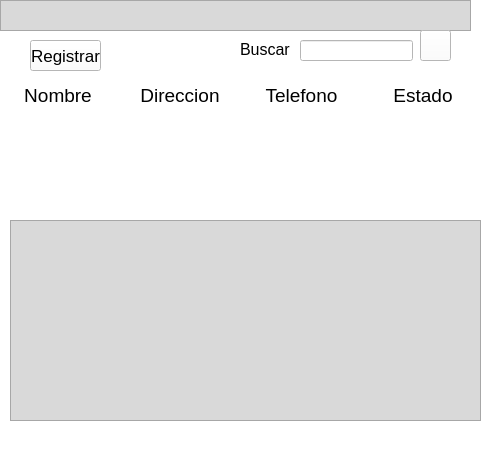
<?xml version="1.0" encoding="UTF-8"?>
<ui version="4.0">
 <class>Form</class>
 <widget class="QWidget" name="Form">
  <property name="geometry">
   <rect>
    <x>0</x>
    <y>0</y>
    <width>481</width>
    <height>464</height>
   </rect>
  </property>
  <property name="windowTitle">
   <string>Form</string>
  </property>
  <property name="styleSheet">
   <string notr="true">background-color: rgb(255, 255, 255);</string>
  </property>
  <widget class="QFrame" name="frame">
   <property name="geometry">
    <rect>
     <x>0</x>
     <y>0</y>
     <width>471</width>
     <height>31</height>
    </rect>
   </property>
   <property name="styleSheet">
    <string notr="true">background-color: rgb(217, 217, 217);</string>
   </property>
   <property name="frameShape">
    <enum>QFrame::StyledPanel</enum>
   </property>
   <property name="frameShadow">
    <enum>QFrame::Raised</enum>
   </property>
  </widget>
  <widget class="QLineEdit" name="line_buscar">
   <property name="geometry">
    <rect>
     <x>300</x>
     <y>40</y>
     <width>113</width>
     <height>21</height>
    </rect>
   </property>
  </widget>
  <widget class="QPushButton" name="b_buscar">
   <property name="geometry">
    <rect>
     <x>420</x>
     <y>30</y>
     <width>31</width>
     <height>31</height>
    </rect>
   </property>
   <property name="text">
    <string/>
   </property>
   <property name="icon">
    <iconset>
     <normaloff>../../images/search_7079548.png</normaloff>../../images/search_7079548.png</iconset>
   </property>
   <property name="iconSize">
    <size>
     <width>18</width>
     <height>18</height>
    </size>
   </property>
  </widget>
  <widget class="QPushButton" name="b_registrar">
   <property name="geometry">
    <rect>
     <x>30</x>
     <y>40</y>
     <width>71</width>
     <height>31</height>
    </rect>
   </property>
   <property name="font">
    <font>
     <pointsize>13</pointsize>
    </font>
   </property>
   <property name="text">
    <string>Registrar</string>
   </property>
  </widget>
  <widget class="QLabel" name="label_buscar">
   <property name="geometry">
    <rect>
     <x>240</x>
     <y>40</y>
     <width>51</width>
     <height>16</height>
    </rect>
   </property>
   <property name="text">
    <string>&lt;html&gt;&lt;head/&gt;&lt;body&gt;&lt;p align=&quot;center&quot;&gt;&lt;span style=&quot; font-size:12pt;&quot;&gt;Buscar:&lt;/span&gt;&lt;/p&gt;&lt;/body&gt;&lt;/html&gt;</string>
   </property>
  </widget>
  <widget class="QFrame" name="frame_2">
   <property name="geometry">
    <rect>
     <x>10</x>
     <y>220</y>
     <width>471</width>
     <height>201</height>
    </rect>
   </property>
   <property name="styleSheet">
    <string notr="true">background-color: rgb(217, 217, 217);</string>
   </property>
   <property name="frameShape">
    <enum>QFrame::StyledPanel</enum>
   </property>
   <property name="frameShadow">
    <enum>QFrame::Raised</enum>
   </property>
  </widget>
  <widget class="QWidget" name="horizontalLayoutWidget">
   <property name="geometry">
    <rect>
     <x>0</x>
     <y>80</y>
     <width>481</width>
     <height>31</height>
    </rect>
   </property>
   <layout class="QHBoxLayout" name="horizontalLayout">
    <item>
     <widget class="QLabel" name="label">
      <property name="text">
       <string>&lt;html&gt;&lt;head/&gt;&lt;body&gt;&lt;p align=&quot;center&quot;&gt;&lt;span style=&quot; font-size:14pt;&quot;&gt;Nombre&lt;/span&gt;&lt;/p&gt;&lt;/body&gt;&lt;/html&gt;</string>
      </property>
     </widget>
    </item>
    <item>
     <widget class="QLabel" name="label_3">
      <property name="text">
       <string>&lt;html&gt;&lt;head/&gt;&lt;body&gt;&lt;p align=&quot;center&quot;&gt;&lt;span style=&quot; font-size:14pt;&quot;&gt;Direccion&lt;/span&gt;&lt;/p&gt;&lt;/body&gt;&lt;/html&gt;</string>
      </property>
     </widget>
    </item>
    <item>
     <widget class="QLabel" name="label_2">
      <property name="text">
       <string>&lt;html&gt;&lt;head/&gt;&lt;body&gt;&lt;p align=&quot;center&quot;&gt;&lt;span style=&quot; font-size:14pt;&quot;&gt;Telefono&lt;/span&gt;&lt;/p&gt;&lt;/body&gt;&lt;/html&gt;</string>
      </property>
     </widget>
    </item>
    <item>
     <widget class="QLabel" name="label_4">
      <property name="text">
       <string>&lt;html&gt;&lt;head/&gt;&lt;body&gt;&lt;p align=&quot;center&quot;&gt;&lt;span style=&quot; font-size:14pt;&quot;&gt;Estado&lt;/span&gt;&lt;/p&gt;&lt;/body&gt;&lt;/html&gt;</string>
      </property>
     </widget>
    </item>
   </layout>
  </widget>
 </widget>
 <resources/>
 <connections/>
</ui>
